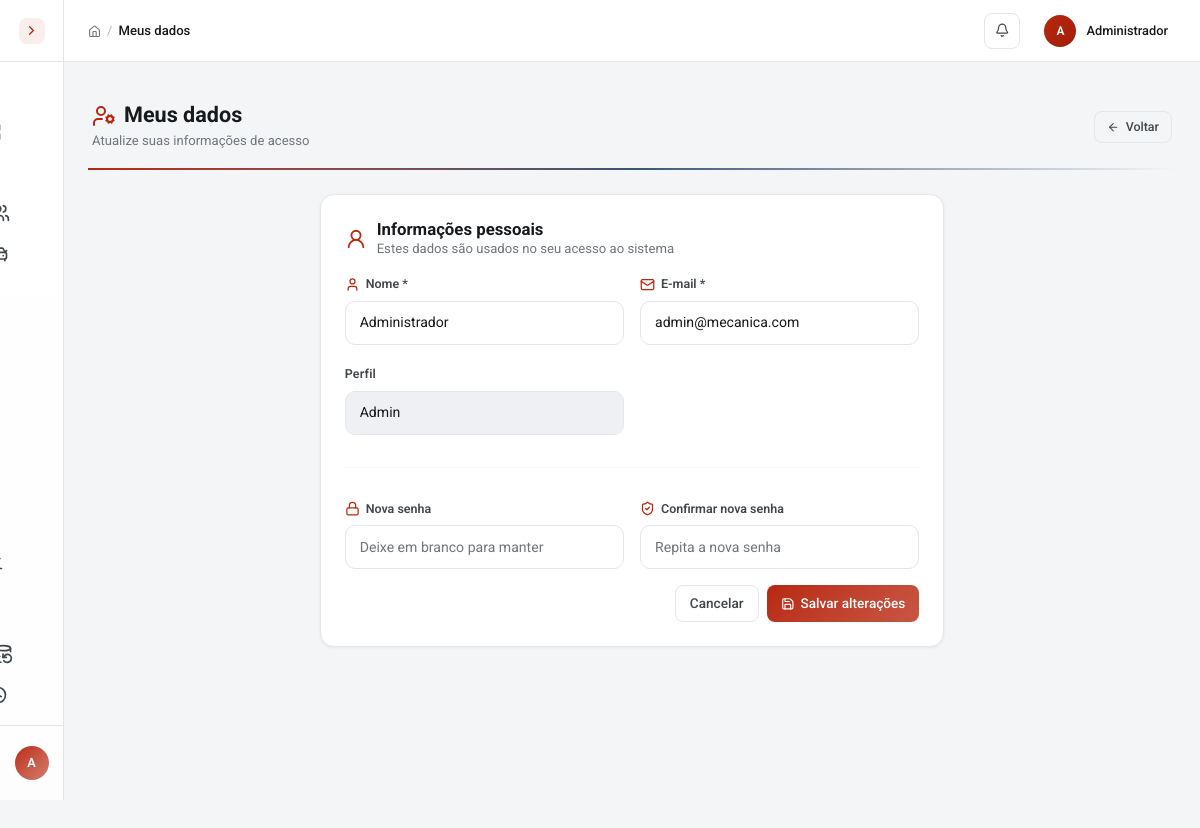
The app's page /pages/auth/perfil.php (signed in) with its own data.
### tables this page shows
CREATE TABLE usuarios (
  id INT AUTO_INCREMENT PRIMARY KEY,
  nome VARCHAR(100) NOT NULL,
  email VARCHAR(120) NOT NULL UNIQUE,
  senha VARCHAR(255) NOT NULL,
  tipo ENUM('admin','secretaria','mecanico_chefe','mecanico') NOT NULL DEFAULT 'mecanico',
  cpf VARCHAR(14) UNIQUE,
  telefone VARCHAR(20),
  salario DECIMAL(10,2),
  data_admissao DATE,
  cargo VARCHAR(100),
  ativo TINYINT(1) NOT NULL DEFAULT 1,
  data_cadastro TIMESTAMP DEFAULT CURRENT_TIMESTAMP
);

### config/conexao.php (called while the page is built, shortened)
<?php
function esc($dado) {
    return htmlspecialchars((string) $dado, ENT_QUOTES, 'UTF-8');
}
?>

### pages/auth/perfil.php (the view, shortened to what this page needs)
<?php
require_once __DIR__ . '/../../config/conexao.php';
$stmt = $conn->prepare('SELECT nome, email, tipo, cpf, telefone FROM usuarios WHERE id = :id');
$stmt->execute([':id' => $_SESSION['usuario_id']]);
$usuario = $stmt->fetch();
require_once __DIR__ . '/../../includes/header.php';
?>
<div class="page-header">
    <div>
        <h1><i data-lucide="user-cog" class="text-primary me-2"></i>Meus dados</h1>
        <span class="page-subtitle">Atualize suas informações de acesso</span>
    </div>
    <a href="../../index.php" class="btn btn-outline-secondary btn-icon"><i data-lucide="arrow-left"></i>Voltar</a>
</div>
<div class="row justify-content-center">
    <div class="col-lg-7">
        <div class="card">
            <div class="card-body p-4">
                <form method="POST" action="perfil_processar.php">
                    <div class="panel-header">
                        <i data-lucide="user-round"></i>
                        <div>
                            <h3 class="panel-title">Informações pessoais</h3>
                            <p class="panel-subtitle">Estes dados são usados no seu acesso ao sistema</p>
                        </div>
                    </div>
                    <div class="row g-3">
                        <div class="col-md-6">
                            <label class="form-label-with-icon" for="nome"><i data-lucide="user"></i> Nome *</label>
                            <input class="form-control" id="nome" name="nome" maxlength="100" value="<?php echo esc($usuario['nome']); ?>" required>
                        </div>
                        <div class="col-md-6">
                            <label class="form-label-with-icon" for="email"><i data-lucide="mail"></i> E-mail *</label>
                            <input class="form-control" type="email" id="email" name="email" maxlength="120" value="<?php echo esc($usuario['email']); ?>" required>
                        </div>
                        <div class="col-md-6">
                            <label class="form-label">Perfil</label>
                            <input class="form-control" value="<?php echo esc(ucfirst(str_replace('_', ' ', $usuario['tipo']))); ?>" disabled>
                        </div>
                        <div class="col-12">
                            <hr style="border-color: var(--border-color);">
                        </div>
                        <div class="col-md-6">
                            <label class="form-label-with-icon" for="senha"><i data-lucide="lock"></i> Nova senha</label>
                            <input class="form-control" type="password" id="senha" name="senha" minlength="8" placeholder="Deixe em branco para manter">
                        </div>
                        <div class="col-md-6">
                            <label class="form-label-with-icon" for="senha_confirmacao"><i data-lucide="shield-check"></i> Confirmar nova senha</label>
                            <input class="form-control" type="password" id="senha_confirmacao" name="senha_confirmacao" placeholder="Repita a nova senha">
                        </div>
                        <div class="col-12 d-flex justify-content-end gap-2 mt-3">
                            <a href="../../index.php" class="btn btn-outline-secondary btn-icon">Cancelar</a>
                            <button type="submit" class="btn btn-primary btn-icon"><i data-lucide="save"></i>Salvar alterações</button>
                        </div>
                    </div>
                </form>
            </div>
        </div>
    </div>
</div>
<?php require_once __DIR__ . '/../../includes/footer.php'; ?>

### includes/header.php (style rules this page uses)
body { opacity:0;transition:opacity .25s ease }

### records on screen
usuarios: nome "Administrador", email "admin@mecanica.com", tipo "Admin"

### other values on screen
substr($_SESSION['usuario_nome'] ?? 'U', 0, 1) "A"
$titulo_pagina "Meus dados"
$_SESSION['usuario_nome'] "Administrador"
